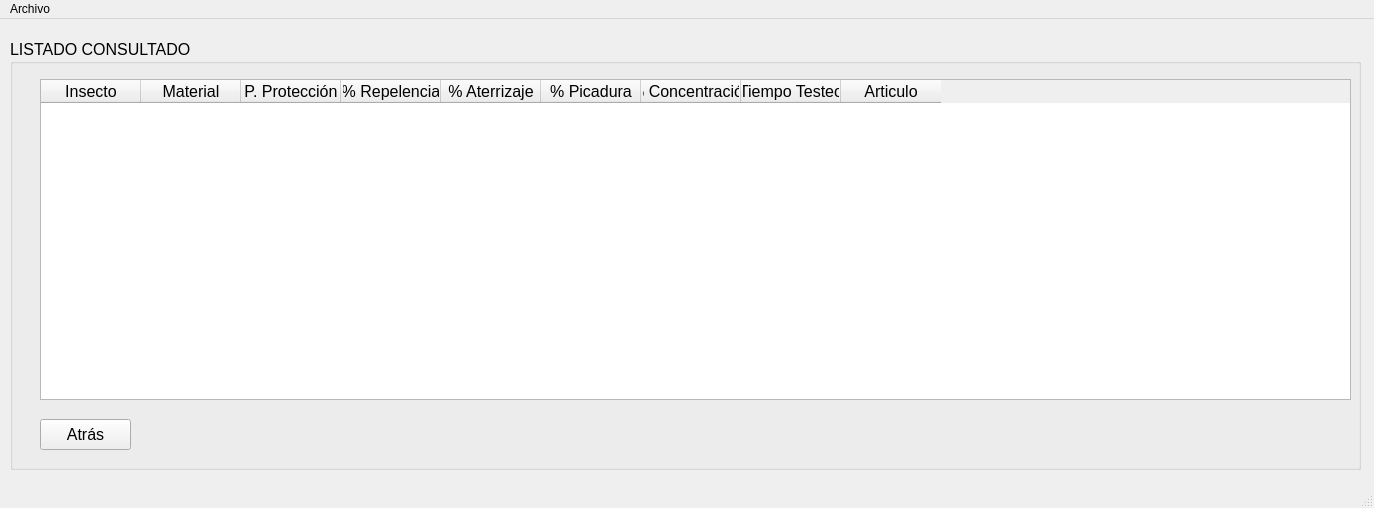
<?xml version="1.0" encoding="UTF-8"?>
<ui version="4.0">
 <class>MainWindow</class>
 <widget class="QMainWindow" name="MainWindow">
  <property name="geometry">
   <rect>
    <x>0</x>
    <y>0</y>
    <width>1374</width>
    <height>508</height>
   </rect>
  </property>
  <property name="windowTitle">
   <string>Repelentes</string>
  </property>
  <widget class="QWidget" name="centralwidget">
   <widget class="QGroupBox" name="groupBox">
    <property name="geometry">
     <rect>
      <x>10</x>
      <y>20</y>
      <width>1351</width>
      <height>431</height>
     </rect>
    </property>
    <property name="font">
     <font>
      <pointsize>12</pointsize>
     </font>
    </property>
    <property name="autoFillBackground">
     <bool>true</bool>
    </property>
    <property name="title">
     <string>LISTADO CONSULTADO</string>
    </property>
    <widget class="QTableWidget" name="tableWidget">
     <property name="geometry">
      <rect>
       <x>30</x>
       <y>40</y>
       <width>1311</width>
       <height>321</height>
      </rect>
     </property>
     <property name="sortingEnabled">
      <bool>true</bool>
     </property>
     <property name="rowCount">
      <number>0</number>
     </property>
     <attribute name="verticalHeaderDefaultSectionSize">
      <number>30</number>
     </attribute>
     <column>
      <property name="text">
       <string>Insecto</string>
      </property>
     </column>
     <column>
      <property name="text">
       <string>Material</string>
      </property>
     </column>
     <column>
      <property name="text">
       <string>P. Protección</string>
      </property>
     </column>
     <column>
      <property name="text">
       <string>% Repelencia</string>
      </property>
     </column>
     <column>
      <property name="text">
       <string>% Aterrizaje</string>
      </property>
     </column>
     <column>
      <property name="text">
       <string>% Picadura</string>
      </property>
     </column>
     <column>
      <property name="text">
       <string>% Concentración</string>
      </property>
     </column>
     <column>
      <property name="text">
       <string>Tiempo Testeo</string>
      </property>
     </column>
     <column>
      <property name="text">
       <string>Articulo</string>
      </property>
     </column>
    </widget>
    <widget class="QPushButton" name="pushButton">
     <property name="geometry">
      <rect>
       <x>30</x>
       <y>380</y>
       <width>91</width>
       <height>31</height>
      </rect>
     </property>
     <property name="text">
      <string>Atrás</string>
     </property>
     <property name="autoDefault">
      <bool>true</bool>
     </property>
     <property name="default">
      <bool>false</bool>
     </property>
     <property name="flat">
      <bool>false</bool>
     </property>
    </widget>
   </widget>
  </widget>
  <widget class="QMenuBar" name="menubar">
   <property name="geometry">
    <rect>
     <x>0</x>
     <y>0</y>
     <width>1374</width>
     <height>21</height>
    </rect>
   </property>
   <widget class="QMenu" name="menuArchivo">
    <property name="title">
     <string>Archivo</string>
    </property>
   </widget>
   <addaction name="menuArchivo"/>
  </widget>
  <widget class="QStatusBar" name="statusbar"/>
 </widget>
 <resources/>
 <connections/>
</ui>
